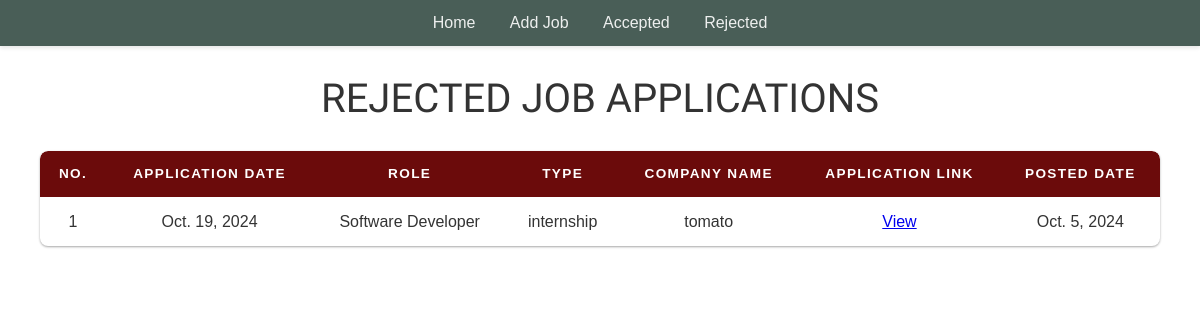
Before: /rejected-jobs/ with the older database file.
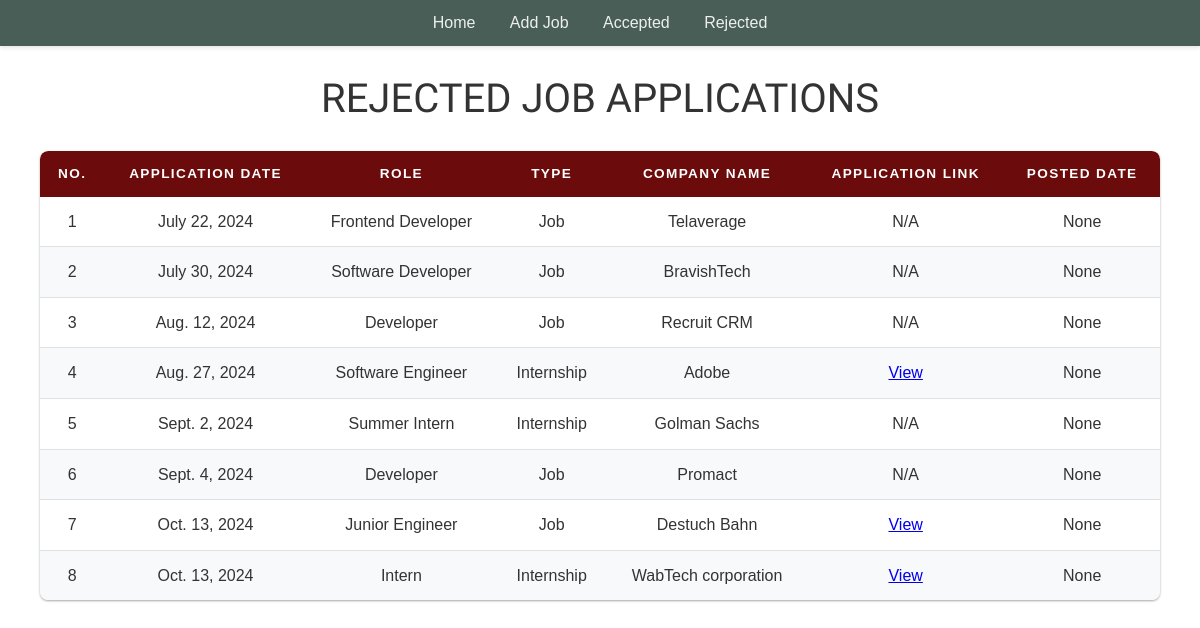
After: the same page with the newer database file.
### proTrack_main/models.py (models this page shows, shortened)
class Jobs(models.Model):
    job_application_date = models.DateField(verbose_name="Application Date", null=False)
    job_title = models.CharField(max_length=100, verbose_name="Role", null=False)
    JOB_TYPE_CHOICES = [
        ('Internship', 'Internship'),
        ('Job', 'Job'),
    ]
    job_type = models.CharField(
        max_length=10,
        choices=JOB_TYPE_CHOICES,
        verbose_name="Job Type",
        null=False
    )
    company_name = models.CharField(max_length=100, verbose_name="Company Name", null=False)
    applied_link = models.URLField(max_length=200, verbose_name="Application Link", null=True, blank=True)
    job_posted_date = models.DateField(verbose_name="Job Posted Date", null=True, blank = True)
    JOB_STATUS_CHOICES = [
        ('accepted', 'Accepted'),
        ('rejected', 'Rejected'),
    ]
    job_status = models.CharField(max_length=10, choices=JOB_STATUS_CHOICES, verbose_name="Status", blank=True, null=False, default='pending')

### proTrack_main/views.py (the view)
# urls.py: path('rejected-jobs/', rejected_jobs, name='rejected_jobs'),
def rejected_jobs(request):
    jobs = Jobs.objects.filter(job_status='rejected')
    return render(request, 'rejected_jobs.html', {'jobs': jobs})

### proTrack_main/templates/rejected_jobs.html (shortened to what this page needs)
{% load static %}
<!DOCTYPE html>
<html lang="en">
<head>
    <link rel="stylesheet" href="{% static 'css/rejected_jobs.css' %}">
</head>
<body>
    {% include 'partials/_header.html' %}
    <div class="content">
        <h1>REJECTED JOB APPLICATIONS</h1>
        <div class="table-container">
            <table>
                <thead>
                    <tr>
                        <th>No.</th>
                        <th>Application Date</th>
                        <th>Role</th>
                        <th>Type</th>
                        <th>Company Name</th>
                        <th>Application Link</th>
                        <th>Posted Date</th>
                    </tr>
                </thead>
                <tbody>
                    {% if jobs %}
                    {% for job in jobs %}
                    <tr>
                        <td>{{ forloop.counter }}</td>
                        <td>{{ job.job_application_date }}</td>
                        <td>{{ job.job_title }}</td>
                        <td>{{ job.job_type }}</td>
                        <td>{{ job.company_name }}</td>
                        <td>
                            {% if job.applied_link %}
                                <a href="{{ job.applied_link }}" target="_blank">View</a>
                            {% else %}
                                N/A
                            {% endif %}
                        </td>
                        <td>{{ job.job_posted_date }}</td>
                    </tr>
                    {% endfor %}
                    {% else %}
                    <tr>
                        <td colspan="7" style="text-align: center;">No data found</td>
                    </tr>
                    {% endif %}
                </tbody>
            </table>
        </div>
    </div>
</body>
</html>

Changed rows visible on the page:
added Jobs: job_application_date "July 22, 2024", job_title "Frontend Developer", job_type "Job", company_name "Telaverage", shows "N/A", job_posted_date "None"
added Jobs: job_application_date "July 30, 2024", job_title "Software Developer", job_type "Job", company_name "BravishTech", shows "N/A", job_posted_date "None"
changed Jobs: job_application_date "Oct. 19, 2024" → "Aug. 12, 2024"; job_title "Software Developer" → "Developer"; job_type "internship" → "Job"; company_name "tomato" → "Recruit CRM"; job_posted_date "Oct. 5, 2024" → "None"; applied_link "View" → "N/A"
added Jobs: job_application_date "Aug. 27, 2024", job_title "Software Engineer", job_type "Internship", company_name "Adobe", job_posted_date "None"
added Jobs: job_application_date "Sept. 2, 2024", job_title "Summer Intern", job_type "Internship", company_name "Golman Sachs", shows "N/A", job_posted_date "None"
added Jobs: job_application_date "Sept. 4, 2024", job_title "Developer", job_type "Job", company_name "Promact", shows "N/A", job_posted_date "None"
added Jobs: job_application_date "Oct. 13, 2024", job_title "Junior Engineer", job_type "Job", company_name "Destuch Bahn", job_posted_date "None"
added Jobs: job_application_date "Oct. 13, 2024", job_title "Intern", job_type "Internship", company_name "WabTech corporation", job_posted_date "None"
